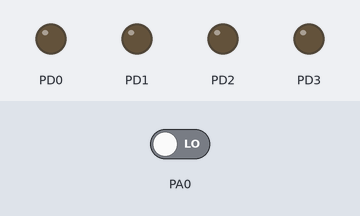
This program was run on a simulated ATmega32, built with avr-gcc and emulated at 1 MHz. On the bench: output pins drawn as LEDs (lit = HIGH). Dashed ring = blinking. The inputs (shaded band) are chosen by the test bench; at power-on: PA0 LOW.

Above: at 1.2 s.
1.3 s: PA0 driven HIGH
At 4.2 s:
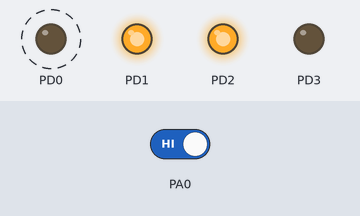
4.3 s: PA0 driven LOW
At 4.8 s:
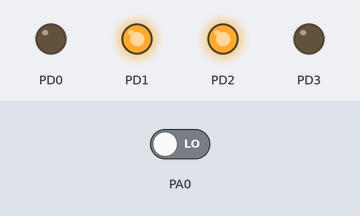
5.8 s: PA0 driven HIGH
At 8.2 s:
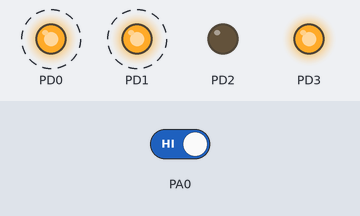
Timing chart, 0 to 17.8 s (numbered marks = the images above; inputs shaded):
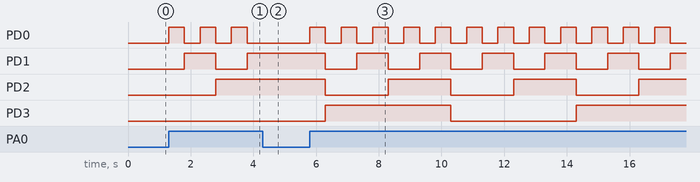

Measured:
- after the input at 1.3 s, PD0: alternates HIGH for 0.50 s and LOW for 0.50 s, starting at once; PD1: LOW → HIGH after 0.50 s, → LOW 1.0 s later, → HIGH 1.0 s later; PD2: LOW → HIGH after 1.5 s
- after the input at 4.3 s, PD0: stays LOW (without the input it goes to HIGH after 0.00 s); PD1, PD2: stays HIGH (without the input it goes to LOW after 0.50 s); PD3: stays LOW (without the input it goes to HIGH after 0.50 s)
- after the input at 5.8 s, PD0: alternates HIGH for 0.50 s and LOW for 0.50 s, starting at once; PD1: alternates HIGH for 1.0 s and LOW for 1.0 s, starting after 0.50 s; PD2: alternates HIGH for 2.0 s and LOW for 2.0 s, starting after 0.50 s; PD3: LOW → HIGH after 0.50 s, → LOW 4.0 s later, → HIGH 4.0 s later

The program:

main.cpp
```cpp
/*
 * 4bit-Counter-Switch.cpp
 *
 * Created: 4/6/2021 3:21:18 AM
 * Author : ASUS
 */

#define F_CPU 1000000
#include <avr/io.h>
#include <util/delay.h>


int main(void)
{
    DDRD = 0b00001111;
	DDRA = 0b00000000;

	unsigned char count = 0;

    while (1)
    {
		unsigned char input = PINA;
		if(input & 0b00000001){
			count++;
			if(count==16){
				count = 0;
			}
			PORTD = count;
			_delay_ms(500);
		}
    }
}
```
